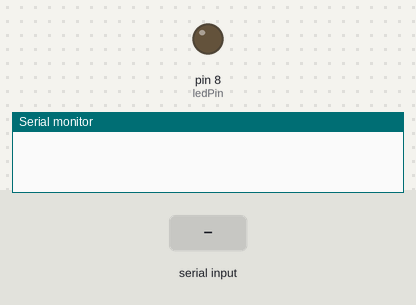
Bench run of a sketch on a simulated Arduino Uno, built with avr-gcc and run on an emulated ATmega328P. Shown: output pins drawn as LEDs (lit = HIGH), the last lines printed to the serial monitor. The inputs (shaded band) are chosen by the test bench.

Above: at 1.2 s.
1.3 s: "M" received over Serial
At 1.9 s:
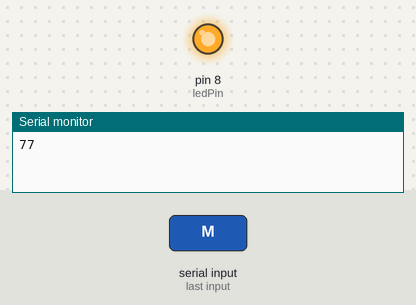
2.8 s: "N" received over Serial
At 3.1 s:
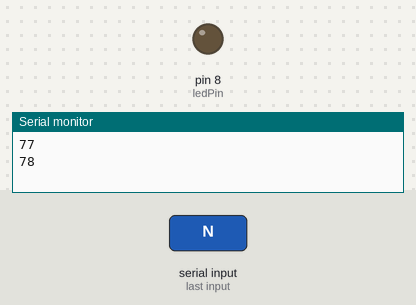
Timing chart, 0 to 5.8 s (numbered marks = the images above; inputs shaded):
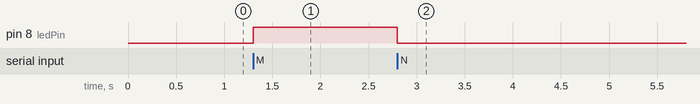

The sketch:

gduino.ino
```cpp
/*
gduino.ino
Read incoming data from the serial port
Light an LED if a certain message arrives
*/

int ledPin = 8; //LED in digital pin 8
int mail   = LOW; // is there new mail?
int val    = 0; // value read from the serial port

void setup()
{
  pinMode(ledPin, OUTPUT); // set digital pin as output
  Serial.begin(9600);
  Serial.flush();
}

void loop()
{
  // read from serial port
  if (Serial.available() > 0)
  {
    val = Serial.read(); // read what was sent over Serial
    Serial.println(val);

    if (val == 77) // ASCII printable character 77 == M
      mail = HIGH;
    else if (val == 78) // ASCII printable character 78 == N
      mail = LOW;
  }
  digitalWrite(ledPin, mail); // set mail status to LED
}
```

Measured:
- after the input at 1.3 s, pin 8 (ledPin): LOW → HIGH at once
- after the input at 2.8 s, pin 8 (ledPin): HIGH → LOW at once
